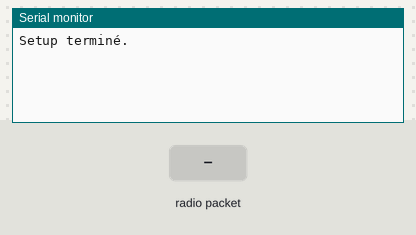
The sketch below on a simulated Arduino Uno, built with avr-gcc and run on an emulated ATmega328P. Parts: the last lines printed to the serial monitor. Inputs (shaded band) come from the test bench. No radio packets arrive unless stated.

Above: at 1.2 s.
1.3 s: radio packet "1" arrives
At 1.8 s:
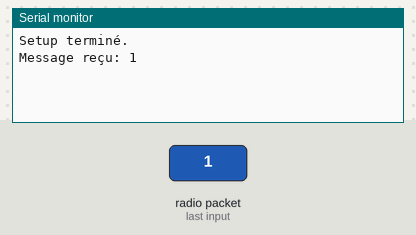
2.8 s: radio packet "0" arrives
At 4.0 s:
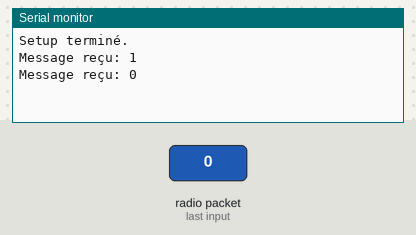
4.3 s: radio packet "2" arrives
At 5.5 s:
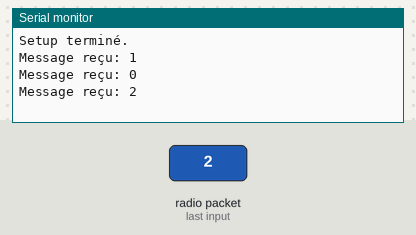

The sketch:

receptionAntenne2022_12.ino
```cpp
/*
   ______               _                  _///  _           _                   _
  /   _  \             (_)                |  __\| |         | |                 (_)
  |  [_|  |__  ___  ___ _  ___  _ __      | |__ | | ___  ___| |_ _ __ ___  _ __  _  ___  _   _  ___
  |   ___/ _ \| __|| __| |/ _ \| '_ \_____|  __|| |/ _ \/  _|  _| '__/   \| '_ \| |/   \| | | |/ _ \
  |  |  | ( ) |__ ||__ | | ( ) | | | |____| |__ | |  __/| (_| |_| | | (_) | | | | | (_) | |_| |  __/
  \__|   \__,_|___||___|_|\___/|_| [_|    \____/|_|\___|\____\__\_|  \___/|_| |_|_|\__  |\__,_|\___|
                                                                                      | |
                                                                                      \_|
  Fichier:      CommunicationBidirectionnelleNRF24L01-Arduino1
  Description:  Pilotage d'un servomoteur à distance, depuis un autre Arduino, via un NRF24L01
  Auteur:       Passion-Électronique

  Librairie utilisée : https://github.com/nRF24/RF24

  Créé le 20.03.2021
*/
#include <SPI.h>
#include <RF24.h>

#define pinCE     7         // On associe la broche "CE" du NRF24L01 à la sortie digitale D7 de l'arduino
#define pinCSN    8         // On associe la broche "CSN" du NRF24L01 à la sortie digitale D8 de l'arduino

#define tunnel1 "PIPE1"     // On définit un premier "nom de tunnel" (5 caractères), pour pouvoir envoyer des données à l'autre NRF24
#define tunnel2 "PIPE2"     // On définit un second "nom de tunnel" (5 caractères), pour pouvoir recevoir des données de l'autre NRF24

RF24 radio(pinCE, pinCSN);  // Instanciation du NRF24L01

const byte adresses[][6] = {tunnel1, tunnel2};    // Tableau des adresses de tunnel, au format "byte array"

char msg_entrant[32];
char msg_sortant[32] = "Hello world!";

void setup() {
  Serial.begin(9600);
  radio.begin();                           // Initialisation du module NRF24
  radio.openWritingPipe(adresses[0]);      // Ouverture du "tunnel1" en ÉCRITURE
  radio.openReadingPipe(1, adresses[1]);   // Ouverture du "tunnel2" en LECTURE
  radio.setPALevel(RF24_PA_MIN);           // Sélection d'un niveau "MINIMAL" pour communiquer (pas besoin d'une forte puissance, pour nos essais)
  Serial.println("Setup terminé.");
}

void loop() {
  // ******** ENVOI ********
  radio.stopListening();                                                  // On commence par arrêter le mode écoute, pour pouvoir émettre les données
  //Serial.println("J'arrête d'écouter.");
  radio.write(&msg_sortant, sizeof(msg_sortant));                           // … et on envoi cette valeur à l'autre arduino, via le NRF24
  //Serial.println("Message envoyé.");
  delay(5);                                                               // avec une petite pause, avant de passer à la suite

  // ******** RÉCEPTION ********
  radio.startListening();                                                 // On commence par arrêter le mode envoi, pour pouvoir réceptionner des données
  //Serial.println("J'écoute.");
  if(radio.available()) {                                                 // On regarde si une donnée a été reçue
    String message;
    while(radio.available()){
      radio.read(&msg_entrant, sizeof(msg_entrant));                        // Lecture des données reçues, une par une
      strcpy(msg_sortant, msg_entrant);
      message += String(msg_entrant);
      delay(20);
    }
    Serial.print("Message reçu: "); Serial.println(message);
    delay(20);                                                            // avec une petite pause, avant de reboucler
  }
  delay(5);
}
```

Measured:
- after the input at 1.3 s, the serial monitor: prints a new line at once (image 1)
- after the input at 2.8 s, the serial monitor: prints a new line at once (image 2)
- after the input at 4.3 s, the serial monitor: prints a new line at once (image 3)
